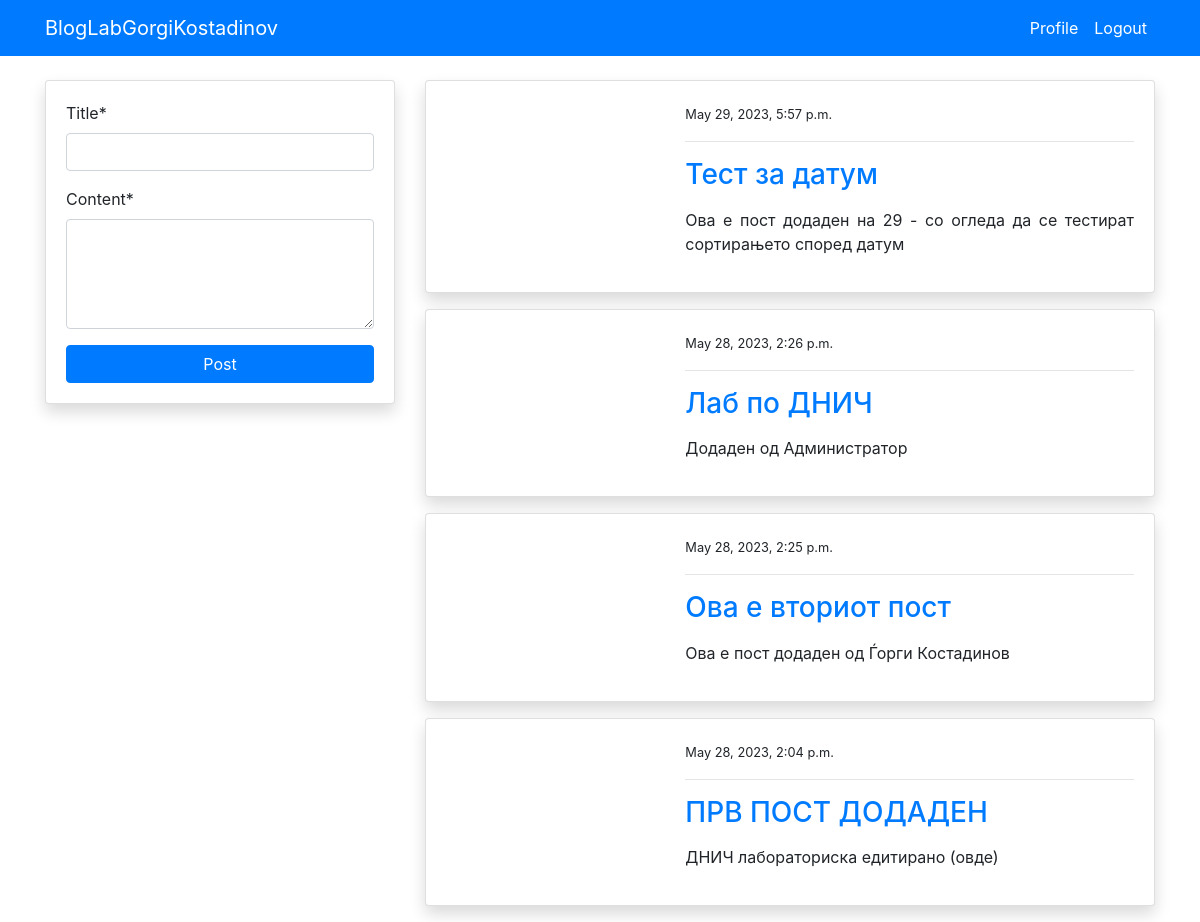
Page /blog/ (signed in) on the committed database.
### blog/models.py (models this page shows, shortened)
class PostModel(models.Model):
    title = models.CharField(max_length=100)
    content = models.TextField()
    author = models.ForeignKey(User, on_delete=models.CASCADE)
    date_created = models.DateTimeField(auto_now_add=True)
    class Meta:
        ordering = ('-date_created',)

### blog/views.py (the view)
# urls.py: path('blog/', views.index, name='blog-index'),
@login_required
def index(request):
    posts = PostModel.objects.all()
    if request.method == 'POST':
        form = PostModelForm(request.POST)
        if form.is_valid():
            instance = form.save(commit=False)
            instance.author = request.user
            instance.save()
            return redirect('blog-index')
    else:
        form = PostModelForm()
    context = {
        'posts': posts,
        'form': form
    }
    return render(request, 'blog/index.html', context)

### blog/forms.py
class PostModelForm(forms.ModelForm):
    content = forms.CharField(widget=forms.Textarea(attrs={'rows': 4}))
    class Meta:
        model = PostModel
        fields = ('title', 'content')

### templates/blog/index.html
{% extends 'partials/base.html' %} {% block title %}Home Page{% endblock %} {% load crispy_forms_tags %} {% block content %}
<div class="container">
    <div class="row mt-5 pt-3">
        <div class="col-md-4">
            <div class="card my-3 shadow">
                <div class="card-body">
                    <form method="POST">
                        {% csrf_token %} {{ form|crispy }}
                        <input class="btn btn-primary btn-block" type="submit" value="Post">
                    </form>
                </div>
            </div>
        </div>
        <div class="col-md-8">
            {% for post in posts %}
            <div class="card shadow my-3">
                <div class="card-body">
                    <div class="row">
                        <div class="col-md-4">
                        </div>
                        <div class="col-md-8">
                            <small>{{ post.date_created }}</small>
                            <hr>
                            <a class="h3" href="{% url 'blog-post-detail' post.id %}">{{ post.title }}</a>
                            <p class="text-justify my-3">
                                {{ post.content }}
                            </p>
                        </div>
                    </div>
                </div>
            </div>
            {% endfor %}
        </div>
    </div>
</div>
{% endblock %}

### templates/partials/base.html (shortened to what this page needs)
{% load static %}
<!doctype html>
<html lang="en">
<head>
    <link rel="stylesheet" href="https://cdn.jsdelivr.net/npm/bootstrap@4.6.0/dist/css/bootstrap.min.css">
</head>
<body>
    {% include 'partials/nav.html' %} {% block content %} {% endblock %} {% block menu%} {% endblock %}
</body>
</html>

### templates/partials/nav.html (shortened to what this page needs)
<nav class="navbar navbar-expand-lg navbar-primary bg-primary fixed-top">
    <div class="container">
        {% if request.user.is_authenticated %}
        <a class="navbar-brand text-white" href="{% url 'blog-index' %}">BlogLabGorgiKostadinov</a>
        <div class="collapse navbar-collapse" id="navbarSupportedContent">
            <ul class="navbar-nav ml-auto">
                <li class="nav-item active">
                    <a class="nav-link text-white" href="{% url 'users-profile' %}">Profile </a>
                </li>
                <li class="nav-item">
                    <a class="nav-link text-white" href="{% url 'users-logout' %}">Logout</a>
                </li>
            </ul>
            {% endif %}
        </div>
    </div>
</nav>

### rows in the picture
PostModel: date_created "May 29, 2023, 5:57 p.m.", title "Тест за датум", content "Ова е пост додаден на 29 - со огледа да се тестират сортирањето според датум"
PostModel: date_created "May 28, 2023, 2:26 p.m.", title "Лаб по ДНИЧ", content "Додаден од Администратор"
PostModel: date_created "May 28, 2023, 2:25 p.m.", title "Ова е вториот пост", content "Ова е пост додаден од Ѓорги Костадинов"
PostModel: date_created "May 28, 2023, 2:04 p.m.", title "ПРВ ПОСТ ДОДАДЕН", content "ДНИЧ лабораториска едитирано (овде)"
